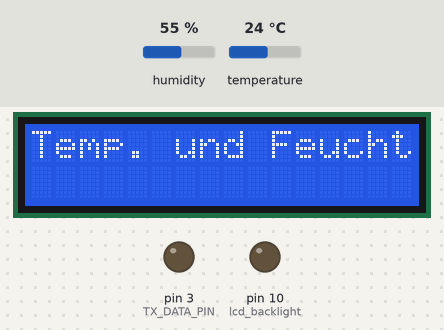
Bench run of a sketch on a simulated Arduino Uno, built with avr-gcc and run on an emulated ATmega328P. Shown: 16×2 character LCD, output pins drawn as LEDs (lit = HIGH). Wiring (inferred from the names in the program): DHT22 sensor: data pin 2. The inputs (shaded band) are chosen by the test bench; at power-on: humidity 55 %, temperature 24 °C. What the sketch prints to the serial monitor is not drawn.

Above: at 0.1 s.
At 55.2 s:
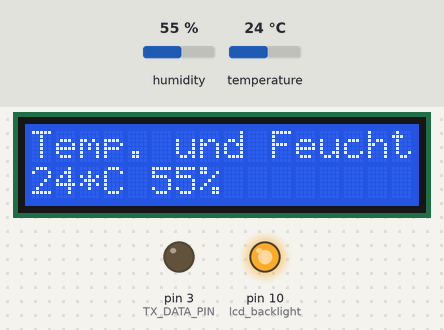
At 127.0 s:
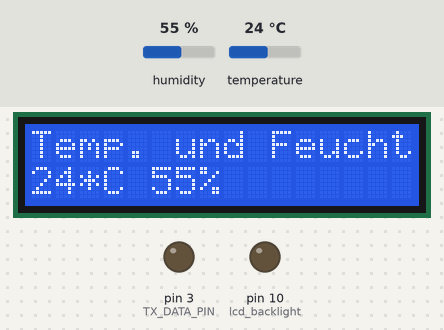
Timing chart, 0 to 128.5 s (numbered marks = the images above):
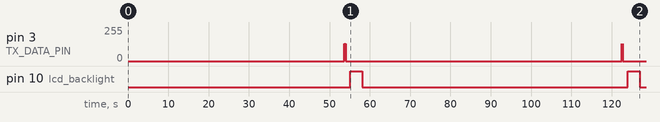

The sketch:

ThermoHygroTransmitter6.ino
```cpp
//added LCD

#include <Sleep_n0m1.h>
Sleep sleep;
unsigned long sleepTime; //how long you want the arduino to sleep

#include <DHT.h>
#define DHT_DATA_PIN  2
static DHT sensor;
static boolean bValidData=false;

#define lcd_rs  8
#define lcd_enable  9
#define lcd_backlight 10
// include the library code:
#include <LiquidCrystal.h>
// initialize the library with the numbers of the interface pins
LiquidCrystal lcd(lcd_rs, lcd_enable, 4, 5, 6, 7);

static byte sendCount=1;
const byte sendInterval=6; //send every x wakeups

int lastTemp=0;
int lastHumi=0;

#define SERIAL_BAUD 9600

#define led 13

 #include <SensorTransmitter.h>

 #define TX_DATA_PIN  3
 #define TX_RAND_ID  4
 #define TX_CHANNEL  4

 // Initializes a ThermoHygroTransmitter on pin 11, with "random" ID 0, on channel 1.
 ThermoHygroTransmitter transmitter(TX_DATA_PIN, TX_RAND_ID, TX_CHANNEL);

 void blinkLED(){
   digitalWrite(led, HIGH);
   delay(500);
   digitalWrite(led, LOW);
 }

 void blinkLEDfast(){
   digitalWrite(led, HIGH);
   delay(200);
   digitalWrite(led, LOW);
   delay(200);
   digitalWrite(led, HIGH);
   delay(200);
   digitalWrite(led, LOW);
   delay(200);
   digitalWrite(led, HIGH);
   delay(200);
   digitalWrite(led, LOW);
   delay(200);
 }

void showLCD(int temp, int humi){
  lcd.setCursor(0, 1);
  lcd.print(temp);
  lcd.print("*C ");
  lcd.print(humi);
  lcd.print("%");
  lcdON();
  delay(3000);
  lcdOFF();
}

void lcdON(){
  digitalWrite(lcd_backlight, HIGH);
}
void lcdOFF(){
  digitalWrite(lcd_backlight, LOW);
}

void setup(){
  Serial.begin(SERIAL_BAUD);
  Serial.println("ThermoHygroTransmitter version 4 (power save 2)");
  sensor.setup(DHT_DATA_PIN);

  sleepTime=10000; //10 seconds

  pinMode(lcd_backlight, OUTPUT);

  lcd.begin(16, 2);
  // Print a message to the LCD.
  lcd.print("Temp. und Feuchte");
  lcdOFF();
}

void loop(){
  //do stuff
    Serial.println("...waked up");
    float humidity = sensor.getHumidity();
    float temperature = sensor.getTemperature();
/*
  Serial.println(humidity, 1);
  Serial.println(temperature, 1);
  Serial.println(sensor.getStatusString());
*/
    if(strcmp(sensor.getStatusString(),"OK")==0){
      bValidData=true;
      lastTemp=(int)temperature;
      lastHumi=(int)humidity;
    }
    else{
      bValidData=false;
    }
    Serial.print("sendCount="); Serial.println(sendCount);
    if(sendCount >= sendInterval){
      sendCount=0;
     // Displays temperatures from -10 degrees Celsius to +20,
     // and humidity from 10% REL to 40% REL, with increments of 2
     if(bValidData) {
       // Temperatures are passed at 10 times the real value,
       // to avoid using floating point math.
       ///transmitter.sendTempHumi(i * 10, i + 20);
       transmitter.sendTempHumi(lastTemp * 10, lastHumi);
       Serial.println("Transmit done");
       blinkLEDfast();
       // Wait two seconds before sending next.
       bValidData=false;
       showLCD(lastTemp, lastHumi);

     }//validData
   }//send_loop
   //delay(1000);
  sendCount++;
  blinkLED();

  Serial.println("About to sleep...");
  delay(200);
  sleep.pwrDownMode(); //set sleep mode
  sleep.sleepDelay(sleepTime); //sleep for: sleepTime
}
```

Measured:
- by itself, pin 10 (lcd_backlight): alternates HIGH for 3.0 s and LOW for 65.8 s
